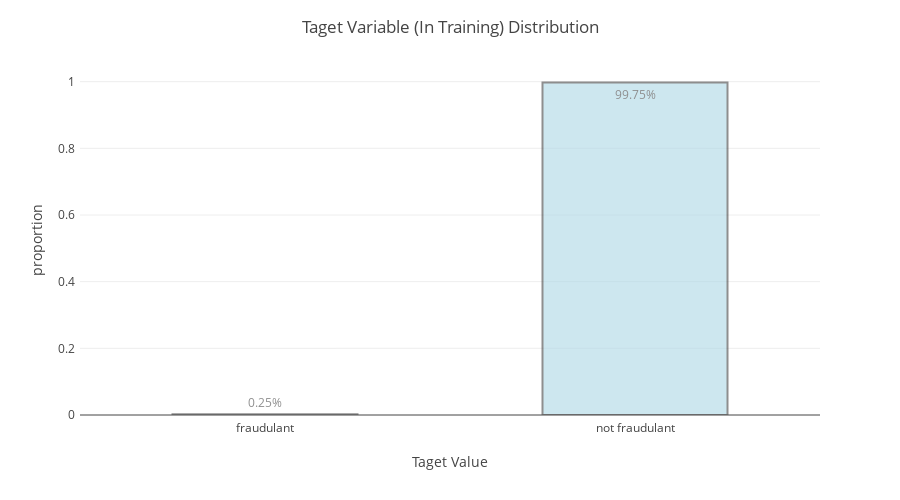

Source (notebook cell):
### Markdown cell above
## Look at the target variable

### Code cell
true_proportion = (df_train.is_attributed.values == 1).mean()
false_proportion = 1 - true_proportion
data_list = [true_proportion, false_proportion]
text_list = ["{:.2%}".format(v) for v in data_list]
# plot
plotly_plot = PlotlyPlot(
    title='Taget Variable (In Training) Distribution', 
    yaxis={'title': 'proportion'}, 
    xaxis={'title': 'Taget Value'})
plotly_plot.barplot(
    x=['fraudulant', 'not fraudulant'], 
    y=data_list,
    text=text_list,
    marker_attribute={
        'color': 'lightblue',
        'line': {'width': 2}
    },
    **{'width': [0.5, 0.5]}
)

### Figure 1 — Plotly figure (JSON) as saved in the notebook; plotly's stock layout.template omitted (floating-point values rounded to 4 significant figures)
{"data": [{"marker": {"color": "lightblue", "line": {"width": 2}}, "opacity": 0.6, "text": ["0.25%", "99.75%"], "textposition": "auto", "type": "bar", "width": [0.5, 0.5], "x": ["fraudulant", "not fraudulant"], "y": [0.002471, 0.9975]}], "layout": {"height": 500, "margin": {"b": 85, "pad": 4, "t": 65}, "title": "Taget Variable (In Training) Distribution", "width": 900, "xaxis": {"title": "Taget Value"}, "yaxis": {"title": "proportion"}}}
